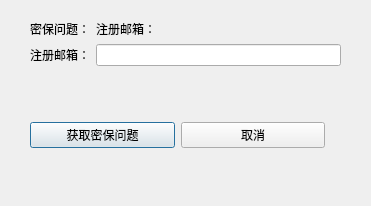
<?xml version="1.0" encoding="UTF-8"?>
<ui version="4.0">
 <class>forgetDialog</class>
 <widget class="QDialog" name="forgetDialog">
  <property name="geometry">
   <rect>
    <x>0</x>
    <y>0</y>
    <width>371</width>
    <height>206</height>
   </rect>
  </property>
  <property name="windowTitle">
   <string>Dialog</string>
  </property>
  <widget class="QWidget" name="formLayoutWidget">
   <property name="geometry">
    <rect>
     <x>30</x>
     <y>20</y>
     <width>311</width>
     <height>67</height>
    </rect>
   </property>
   <layout class="QFormLayout" name="formLayout_2">
    <item row="0" column="0">
     <widget class="QLabel" name="label_1">
      <property name="text">
       <string>密保问题：</string>
      </property>
     </widget>
    </item>
    <item row="1" column="0">
     <widget class="QLabel" name="label_3">
      <property name="text">
       <string>注册邮箱：</string>
      </property>
     </widget>
    </item>
    <item row="1" column="1">
     <widget class="QLineEdit" name="editLine"/>
    </item>
    <item row="0" column="1">
     <widget class="QLabel" name="label_2">
      <property name="text">
       <string>注册邮箱：</string>
      </property>
     </widget>
    </item>
   </layout>
  </widget>
  <widget class="QWidget" name="horizontalLayoutWidget">
   <property name="geometry">
    <rect>
     <x>30</x>
     <y>120</y>
     <width>295</width>
     <height>31</height>
    </rect>
   </property>
   <layout class="QHBoxLayout" name="horizontalLayout_2">
    <item>
     <widget class="QPushButton" name="confrimBut">
      <property name="text">
       <string>获取密保问题</string>
      </property>
     </widget>
    </item>
    <item>
     <widget class="QPushButton" name="cancelBut">
      <property name="text">
       <string>取消</string>
      </property>
     </widget>
    </item>
   </layout>
  </widget>
 </widget>
 <resources/>
 <connections/>
</ui>
